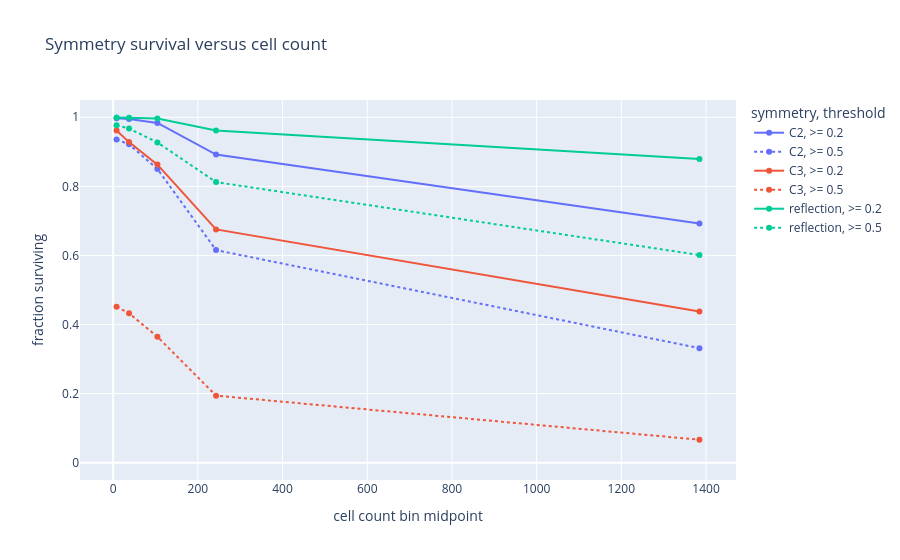

Notebook cell for this chart:
### Code cell
survival_by_cells = symmetry_survival_table(
    merged_symmetry,
    ["cell_count_bin_mid", "symmetry"],
)

fig = px.line(
    survival_by_cells,
    x="cell_count_bin_mid",
    y="survival_fraction",
    color="symmetry",
    line_dash="threshold_label",
    markers=True,
    labels={
        "cell_count_bin_mid": "cell count bin midpoint",
        "survival_fraction": "fraction surviving",
        "threshold_label": "threshold",
    },
    title="Symmetry survival versus cell count",
)
fig.update_yaxes(range=[-0.05, 1.05])
fig.show()

### Figure 1 — Plotly figure (JSON) as saved in the notebook; plotly's stock layout.template omitted (floating-point values rounded to 4 significant figures)
{"data": [{"hovertemplate": "symmetry=C2<br>threshold=>= 0.2<br>cell count bin midpoint=%{x}<br>fraction surviving=%{y}<extra></extra>", "legendgroup": "C2, >= 0.2", "line": {"color": "#636efa", "dash": "solid"}, "marker": {"symbol": "circle"}, "mode": "lines+markers", "name": "C2, >= 0.2", "orientation": "v", "showlegend": true, "type": "scatter", "x": [8.0, 37.5, 104.5, 243.0, 1384.0], "xaxis": "x", "y": [0.9975, 0.9952, 0.9836, 0.8922, 0.6925], "yaxis": "y"}, {"hovertemplate": "symmetry=C2<br>threshold=>= 0.5<br>cell count bin midpoint=%{x}<br>fraction surviving=%{y}<extra></extra>", "legendgroup": "C2, >= 0.5", "line": {"color": "#636efa", "dash": "dot"}, "marker": {"symbol": "circle"}, "mode": "lines+markers", "name": "C2, >= 0.5", "orientation": "v", "showlegend": true, "type": "scatter", "x": [8.0, 37.5, 104.5, 243.0, 1384.0], "xaxis": "x", "y": [0.9358, 0.9216, 0.8503, 0.6155, 0.3317], "yaxis": "y"}, {"hovertemplate": "symmetry=C3<br>threshold=>= 0.2<br>cell count bin midpoint=%{x}<br>fraction surviving=%{y}<extra></extra>", "legendgroup": "C3, >= 0.2", "line": {"color": "#EF553B", "dash": "solid"}, "marker": {"symbol": "circle"}, "mode": "lines+markers", "name": "C3, >= 0.2", "orientation": "v", "showlegend": true, "type": "scatter", "x": [8.0, 37.5, 104.5, 243.0, 1384.0], "xaxis": "x", "y": [0.9616, 0.9281, 0.8629, 0.6755, 0.4378], "yaxis": "y"}, {"hovertemplate": "symmetry=C3<br>threshold=>= 0.5<br>cell count bin midpoint=%{x}<br>fraction surviving=%{y}<extra></extra>", "legendgroup": "C3, >= 0.5", "line": {"color": "#EF553B", "dash": "dot"}, "marker": {"symbol": "circle"}, "mode": "lines+markers", "name": "C3, >= 0.5", "orientation": "v", "showlegend": true, "type": "scatter", "x": [8.0, 37.5, 104.5, 243.0, 1384.0], "xaxis": "x", "y": [0.4512, 0.4326, 0.3646, 0.1942, 0.06656], "yaxis": "y"}, {"hovertemplate": "symmetry=reflection<br>threshold=>= 0.2<br>cell count bin midpoint=%{x}<br>fraction surviving=%{y}<extra></extra>", "legendgroup": "reflection, >= 0.2", "line": {"color": "#00cc96", "dash": "solid"}, "marker": {"symbol": "circle"}, "mode": "lines+markers", "name": "reflection, >= 0.2", "orientation": "v", "showlegend": true, "type": "scatter", "x": [8.0, 37.5, 104.5, 243.0, 1384.0], "xaxis": "x", "y": [0.9995, 0.9988, 0.9962, 0.9615, 0.8795], "yaxis": "y"}, {"hovertemplate": "symmetry=reflection<br>threshold=>= 0.5<br>cell count bin midpoint=%{x}<br>fraction surviving=%{y}<extra></extra>", "legendgroup": "reflection, >= 0.5", "line": {"color": "#00cc96", "dash": "dot"}, "marker": {"symbol": "circle"}, "mode": "lines+markers", "name": "reflection, >= 0.5", "orientation": "v", "showlegend": true, "type": "scatter", "x": [8.0, 37.5, 104.5, 243.0, 1384.0], "xaxis": "x", "y": [0.9767, 0.9673, 0.9271, 0.8124, 0.6012], "yaxis": "y"}], "layout": {"legend": {"title": {"text": "symmetry, threshold"}, "tracegroupgap": 0}, "title": {"text": "Symmetry survival versus cell count"}, "xaxis": {"anchor": "y", "domain": [0, 1], "title": {"text": "cell count bin midpoint"}}, "yaxis": {"anchor": "x", "domain": [0, 1], "range": [-0.05, 1.05], "title": {"text": "fraction surviving"}}}}
